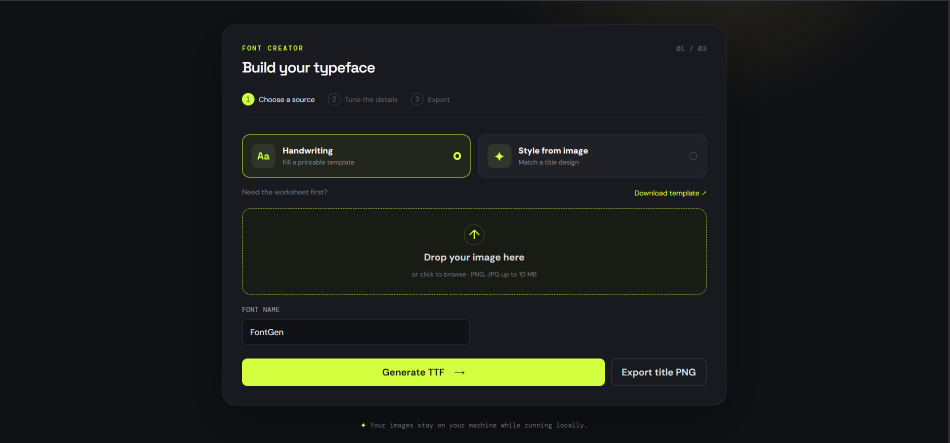
#> input picture image.png, 1900 x 886 px (shown at 1/2 size)
$ python -i style_image.py   (imports and definitions only)
#> lines starting #> are read from the running program, lines starting #| are printed output that depends on the picture; after the words box and inside, x2 and y2 are one past the last pixel; in counts of white or black regions, pixels touching at a corner belong together
#> further down, picture is the input picture: shape (886, 1900, 3); mean B, G, R 26, 28.9, 26.5
import cv2
import numpy as np

from .config import BASE, CELL, PAD


def face_mask(image: np.ndarray, hex_color: str, tol: int = 18) -> np.ndarray:
    if not isinstance(hex_color, str) or len(hex_color) != 7 or not hex_color.startswith("#"):
        raise ValueError("Color must be a hexadecimal value such as #f5b800.")
    try:
        r, g, b = (int(hex_color[i : i + 2], 16) for i in (1, 3, 5))
    except ValueError as exc:
        raise ValueError("Color must be a hexadecimal value such as #f5b800.") from exc
    h, s, v = cv2.cvtColor(np.uint8([[[b, g, r]]]), cv2.COLOR_BGR2HSV)[0][0]
    lower = (max(int(h) - tol, 0), max(int(s) - 80, 40), max(int(v) - 80, 60))
    upper = (min(int(h) + tol, 179), 255, 255)
    mask = cv2.inRange(cv2.cvtColor(image, cv2.COLOR_BGR2HSV), lower, upper)
    return cv2.morphologyEx(mask, cv2.MORPH_CLOSE, np.ones((5, 5), np.uint8))


def split_letters(mask: np.ndarray) -> list[np.ndarray]:
    count, labels, stats, _ = cv2.connectedComponentsWithStats(mask)
    area_column = 4
    x_column = 0
    ids = [i for i in range(1, count) if stats[i, area_column] > 0.002 * mask.size]
    ids.sort(key=lambda i: stats[i, x_column])
    return [(labels == i).astype(np.uint8) * 255 for i in ids]


def to_cell(mask: np.ndarray) -> np.ndarray:
    x, y, width, height = cv2.boundingRect(mask)
    glyph = mask[y : y + height, x : x + width]
    scale = min(0.6 * CELL / height, (CELL - 2 * PAD - 4) / width)
    glyph = cv2.resize(glyph, None, fx=scale, fy=scale, interpolation=cv2.INTER_AREA)
    glyph = (glyph > 127).astype(np.uint8) * 255
    cell = np.zeros((CELL, CELL), np.uint8)
    top, left = int(BASE) - glyph.shape[0], (CELL - glyph.shape[1]) // 2
    cell[top : top + glyph.shape[0], left : left + glyph.shape[1]] = glyph
    return cell


def known_cells(image: np.ndarray, text: str, color: str) -> dict[str, np.ndarray]:
    letters = [character for character in text.upper() if character.isalnum()]
    if not letters:
        raise ValueError("Enter the letters shown in the title image.")
    parts = split_letters(face_mask(image, color))
    if len(parts) != len(letters):
        raise ValueError(f"Found {len(parts)} shapes but you typed {len(letters)} letters. Re-pick the color or use a cleaner image.")
    return {character: to_cell(part) for character, part in zip(letters, parts)}


def cutout_png(image: np.ndarray) -> bytes:
    hsv = cv2.cvtColor(image, cv2.COLOR_BGR2HSV)
#> hsv: shape (886, 1900, 3); mean H, S, V 100.7, 54.8, 32.2
    yellow = cv2.inRange(hsv, (18, 120, 150), (35, 255, 255))
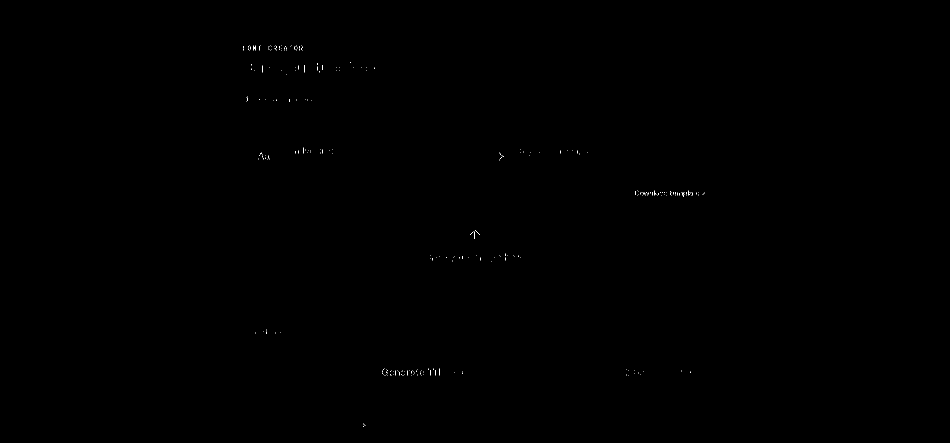
#> yellow: shape (886, 1900) (shown at 1/2 size); 0.05% white in thin lines or dots, all inside (x1, y1, x2, y2) = (486, 91, 1410, 854)
    teal = cv2.inRange(hsv, (80, 80, 40), (100, 255, 255))
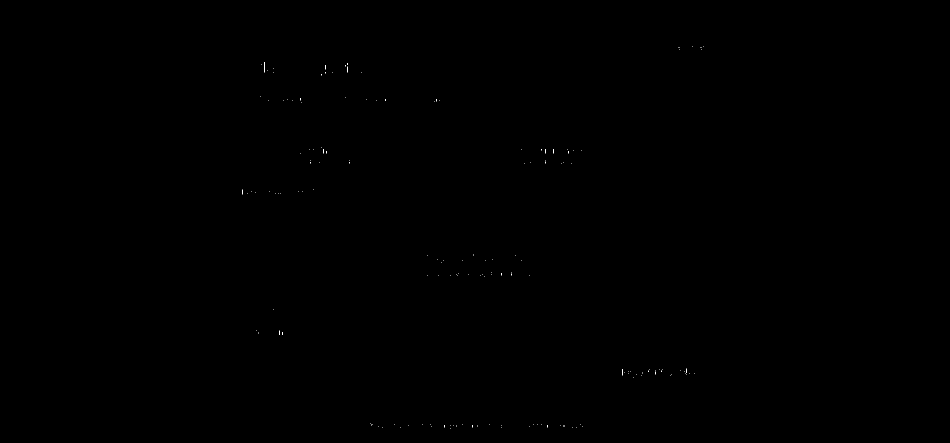
#> teal: shape (886, 1900) (shown at 1/2 size); 0.02% white in thin lines or dots, all inside (x1, y1, x2, y2) = (485, 92, 1407, 857)
    red = cv2.inRange(hsv, (0, 120, 40), (10, 255, 255)) | cv2.inRange(hsv, (170, 120, 40), (180, 255, 255))
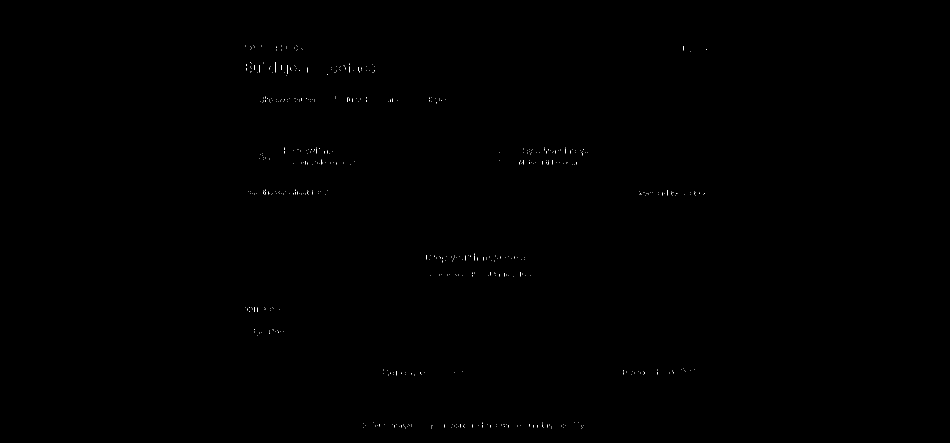
#> red: shape (886, 1900) (shown at 1/2 size); 0.07% white in thin lines or dots, all inside (x1, y1, x2, y2) = (491, 91, 1413, 858)
    alpha = cv2.morphologyEx(yellow | teal | red, cv2.MORPH_CLOSE, np.ones((7, 7), np.uint8))
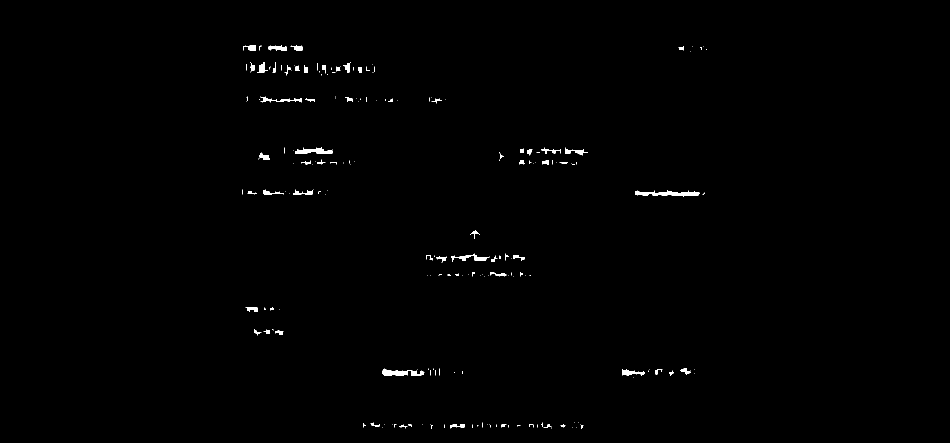
#> alpha: shape (886, 1900) (shown at 1/2 size); 0.49% white; 199 white regions (138 under 20 px), largest, box (x1, y1, x2, y2) and area: (1271, 380, 1399, 394) 832, (765, 737, 849, 752) 613, (590, 294, 665, 308) 525
    alpha = cv2.GaussianBlur(alpha, (3, 3), 0)
    ok, encoded = cv2.imencode(".png", np.dstack([image, alpha]))
    if not ok:
        raise ValueError("Could not encode the transparent PNG.")
    return encoded.tobytes()

>>> import cv2
>>> picture = cv2.imread('../../image.png')
>>> result = cutout_png(picture)
